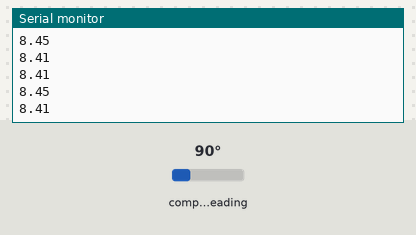
Recording of a sketch running on a simulated Arduino Uno, built with avr-gcc and run on an emulated ATmega328P. Parts: the last lines printed to the serial monitor. Wiring (inferred from the names in the program): QMC5883L compass at I2C address 0x0D. The test bench sets the inputs (shaded band); at power-on: compass heading 90°.

Above: at 1.2 s.
1.3 s: compass heading set to 7°
At 1.46 s:
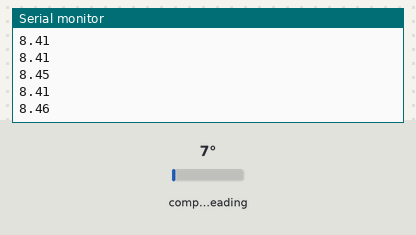
2.8 s: compass heading set to 90°
At 2.86 s:
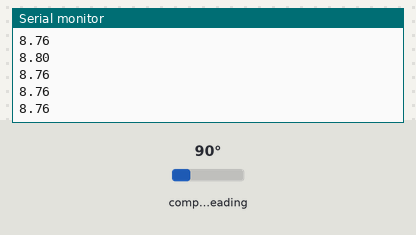
Timing chart, 0 to 5.8 s (numbered marks = the images above; inputs shaded):
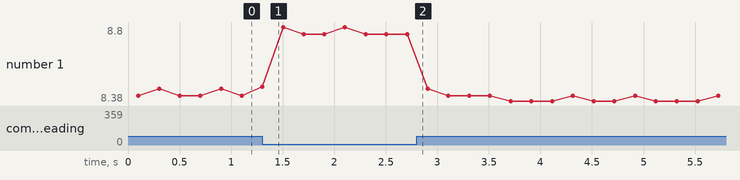

Measured:
- after the input at 1.3 s, the serial monitor: prints a new line at once (image 1)
- plotted number 1: 8.41 → 8.76 after the input at 1.3 s, 8.76 → 8.38 after the input at 2.8 s

The sketch:

test2.ino
```cpp
#include <Wire.h> //I2C Arduino Library

#define addr 0x0D //I2C Address for The HMC5883

void setup() {

  Serial.begin(9600);
  Wire.begin();


  Wire.beginTransmission(addr); //start talking
  Wire.write(0x0B); // Tell the HMC5883 to Continuously Measure
  Wire.write(0x01); // Set the Register
  Wire.endTransmission();
  Wire.beginTransmission(addr); //start talking
  Wire.write(0x09); // Tell the HMC5883 to Continuously Measure
  Wire.write(0x1D); // Set the Register
  Wire.endTransmission();
}

void loop() {


//  Serial.print("Place the magnet at the count of 5\n");
//  delay(1000);
//  Serial.print("5\n");
//  delay(1000);
//  Serial.print("4\n");
//  delay(1000);
//  Serial.print("3\n");
//  delay(1000);
//  Serial.print("2\n");
//  delay(1000);
//  Serial.print("1\n");
//  delay(1000);
//  Serial.print("Readings are started... Wait for 5 seconds\n");
  int x, y, z; //triple axis data
  double sum_x = 0;
  double sum_y = 0;
  double sum_z = 0;
  long  int time_now = millis();
  while(millis()<100+time_now){
    //Tell the HMC what regist to begin writing data into
//      if((millis()-time_now) == 4000){
//        Serial.print("4\n");
//      }
//      if((millis()-time_now) == 3000){
//        Serial.print("3\n");
//      }
//      if((millis()-time_now) == 2000){
//        Serial.print("2\n");
//      }
//      if((millis()-time_now) == 1000){
//        Serial.print("1\n");
//      }

      Wire.beginTransmission(addr);
      Wire.write(0x00); //start with register 3.
      Wire.endTransmission();

      //Read the data.. 2 bytes for each axis.. 6 total bytes
      Wire.requestFrom(addr, 6);
      if (6 <= Wire.available()) {
        x = Wire.read(); //MSB  x
        x |= Wire.read() << 8; //LSB  x
        z = Wire.read(); //MSB  z
        z |= Wire.read() << 8; //LSB z
        y = Wire.read(); //MSB y
        y |= Wire.read() << 8; //LSB y
      }
      sum_x = sum_x + x;
      sum_y = sum_y + y;
      sum_z = sum_z + z;
    }
//      sum_x = sum_x + 1383;
//      sum_y = sum_y + 408;
//      sum_z = sum_z - 4490;
      double tsum_x = sum_x/100 +800;
      double tsum_y = sum_y/100 +575;
      double tsum_z = sum_z/100 +1721;
      double bsquare = (tsum_x*tsum_x) + (tsum_y*tsum_y) + (tsum_z*tsum_z);
      //Serial.print("Net Value: ");
      //Serial.println(bsquare);
      double intensity = abs(sqrt(abs(bsquare)));
      //Serial.print("Intensity value: ");
      //Serial.println(intensity);
//      Serial.print("\t");
      //Serial.print("Distance square value: ");
      double dsquare = (377200/intensity);
      //Serial.println(dsquare);

      //Serial.print(">>> \t Distance value: ");
      double dist = abs(sqrt(abs(dsquare)));
      Serial.println(dist);
  // Show Values
//  Serial.print("X Value: ");
//  Serial.println(sum_x/100 +800);//subtract magnetic feild here
//  Serial.print("Y Value: ");
//  Serial.println(sum_y/100+575);
//  Serial.print("Z Value: ");
//  Serial.println(sum_z/100 +1721);
//  Serial.println();
 //Serial.print(-10);  // To freeze the lower limit
//Serial.print(" ");
//Serial.print(10);  // To freeze the upper limit
//Serial.print(" ");
//Serial.println(sensorValue);

  //Serial.println(abs(sqrt(dsquare)));

//Serial.print(x-1820);
//Serial.print("\t");
//Serial.print(y-610);
//Serial.print("\t");
//Serial.println(z-10);
//Serial.print("\t");

//Serial.println(abs(x+y+z-2500));

  delay(100);
}
```
